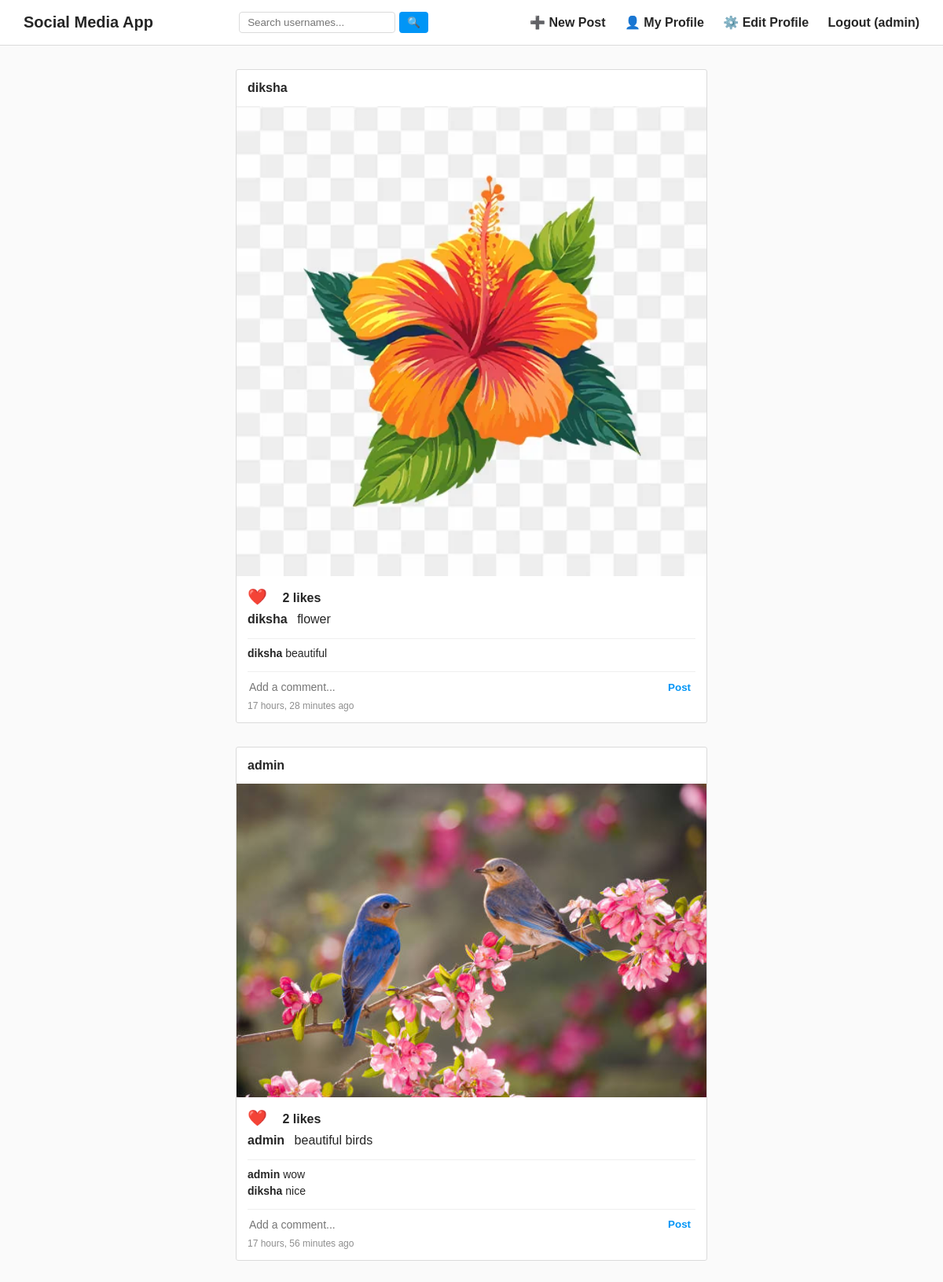
The app's page / (signed in) with its own data.
### posts/models.py (models this page shows, shortened)
class Post(models.Model):
    author = models.ForeignKey(User, on_delete=models.CASCADE, related_name='posts')
    image = models.ImageField(upload_to='post_images/')
    caption = models.TextField(blank=True, max_length=1000)
    created_at = models.DateTimeField(auto_now_add=True)
    class Meta:
        ordering = ['-created_at']

class Comment(models.Model):
    user = models.ForeignKey(User, on_delete=models.CASCADE)
    post = models.ForeignKey(Post, on_delete=models.CASCADE, related_name='comments')
    text = models.CharField(max_length=500)
    created_at = models.DateTimeField(auto_now_add=True)
    class Meta:
        ordering = ['created_at']

### posts/views.py (the view)
# urls.py: path('', views.home_view, name='home'),
@login_required
def home_view(request):
    posts = Post.objects.all()
    return render(request, 'home.html', {'posts': posts})

### templates/home.html (shortened to what this page needs)
{% extends 'base.html' %}
{% block content %}
    {% if posts %}
        {% for post in posts %}
            <div class="card" style="padding: 0; margin-bottom: 30px;">
                <div style="padding: 14px; font-weight: bold;">
                    <a href="{% url 'profile' post.author.username %}" style="text-decoration: none; color: #262626;">{{ post.author.username }}</a>
                </div>
                <img src="{{ post.image.url }}" alt="Post image" style="width: 100%; display: block;">
                <div style="padding: 14px;">
                    <div style="margin-bottom: 8px;">
                        <a href="{% url 'like_post' post.id %}" style="text-decoration: none; font-size: 20px; color: #262626; margin-right: 15px;">❤️</a>
                        <strong>{{ post.likes.count }} likes</strong>
                    </div>
                    <span style="font-weight: bold; margin-right: 8px;">{{ post.author.username }}</span>
                    {{ post.caption }}
                    <div style="margin-top: 15px; border-top: 1px solid #efefef; padding-top: 10px;">
                        {% for comment in post.comments.all %}
                            <div style="margin-bottom: 5px; font-size: 14px;">
                                <strong>{{ comment.user.username }}</strong> {{ comment.text }}
                            </div>
                        {% endfor %}
                    </div>
                    <form method="POST" action="{% url 'add_comment' post.id %}" style="display: flex; margin-top: 15px; border-top: 1px solid #efefef; padding-top: 10px;">
                        <input type="text" name="comment_text" placeholder="Add a comment..." style="flex-grow: 1; border: none; outline: none; font-size: 14px;" required>
                        <button type="submit" style="background: none; border: none; color: #0095f6; font-weight: bold; cursor: pointer;">Post</button>
                    </form>
                    <div style="color: #8e8e8e; font-size: 12px; margin-top: 8px;">{{ post.created_at|timesince }} ago</div>
                </div>
            </div>
        {% endfor %}
    {% else %}
        <div class="card" style="text-align: center;">
            <h3>No posts yet. Follow people or upload your first photo!</h3>
        </div>
    {% endif %}
{% endblock %}

### templates/base.html (shortened to what this page needs)
<!DOCTYPE html>
<html lang="en">
<head>
</head>
<body>
    <nav>
        <a href="{% url 'home' %}" style="font-size: 20px; margin: 0;">Social Media App</a>
        <form method="GET" action="{% url 'search_users' %}" style="display: flex; gap: 5px;">
            <input type="text" name="q" placeholder="Search usernames..." style="padding: 5px 10px; border: 1px solid #dbdbdb; border-radius: 4px; outline: none;" value="{{ query|default:'' }}">
            <button type="submit" style="background: #0095f6; color: white; border: none; padding: 5px 10px; border-radius: 4px; font-weight: bold; cursor: pointer;">🔍</button>
        </form>
        <div>
            {% if user.is_authenticated %}
                <a href="{% url 'create_post' %}">➕ New Post</a>
                <a href="{% url 'profile' user.username %}">👤 My Profile</a>
                <a href="{% url 'edit_profile' %}">⚙️ Edit Profile</a>
                <a href="{% url 'logout' %}">Logout ({{ user.username }})</a>
            {% else %}
                <a href="{% url 'login' %}">Login</a>
                <a href="{% url 'register' %}">Register</a>
            {% endif %}
        </div>
    </nav>
    <div class="container">
        {% block content %}{% endblock %}
    </div>
</body>
</html>

### templates/base.html (style rules this page uses)
body { font-family: Arial, sans-serif; margin: 0; padding: 0; background: #fafafa; color: #262626; }
nav { background: #fff; border-bottom: 1px solid #dbdbdb; padding: 15px 30px; display: flex; justify-content: space-between; align-items: center; position: sticky; top:0; z-index:100; }
nav a { text-decoration: none; color: #262626; margin-left: 20px; font-weight: bold; }
.container { max-width: 600px; margin: 30px auto; padding: 0 10px; }
.card { background: #fff; border: 1px solid #dbdbdb; border-radius: 3px; margin-bottom: 24px; padding: 20px; }

### records on screen
Post: author.username "diksha", image (picture), likes.count "2", caption "flower", created_at "17 hours, 28 minutes"
Comment: user.username "diksha", text "beautiful"
Post: author.username "admin", image (picture), likes.count "2", caption "beautiful birds", created_at "17 hours, 56 minutes"
Comment: user.username "admin", text "wow"
Comment: user.username "diksha", text "nice"

### other values on screen
{{ user.username }} "admin"
